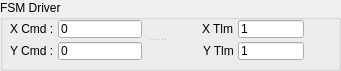
  <widget class="QGroupBox" name="groupBox_FSM">
   <property name="geometry">
    <rect>
     <x>20</x>
     <y>250</y>
     <width>341</width>
     <height>71</height>
    </rect>
   </property>
   <property name="title">
    <string>FSM Driver</string>
   </property>
   <widget class="QSplitter" name="splitter">
    <property name="geometry">
     <rect>
      <x>10</x>
      <y>20</y>
      <width>294</width>
      <height>40</height>
     </rect>
    </property>
    <property name="orientation">
     <enum>Qt::Vertical</enum>
    </property>
    <widget class="QWidget" name="widget_FSM_X" native="true">
     <layout class="QHBoxLayout" name="horizontalLayout_19">
      <property name="spacing">
       <number>4</number>
      </property>
      <property name="leftMargin">
       <number>0</number>
      </property>
      <property name="topMargin">
       <number>0</number>
      </property>
      <property name="rightMargin">
       <number>0</number>
      </property>
      <property name="bottomMargin">
       <number>0</number>
      </property>
      <item>
       <widget class="QLabel" name="label_28">
        <property name="text">
         <string>X Cmd :</string>
        </property>
       </widget>
      </item>
      <item>
       <widget class="QLineEdit" name="rdAddrEd_14">
        <property name="maximumSize">
         <size>
          <width>84</width>
          <height>16777215</height>
         </size>
        </property>
        <property name="text">
         <string>0</string>
        </property>
       </widget>
      </item>
      <item>
       <spacer name="horizontalSpacer_23">
        <property name="orientation">
         <enum>Qt::Horizontal</enum>
        </property>
        <property name="sizeHint" stdset="0">
         <size>
          <width>22</width>
          <height>20</height>
         </size>
        </property>
       </spacer>
      </item>
      <item>
       <widget class="QLabel" name="label_29">
        <property name="text">
         <string>X Tlm</string>
        </property>
       </widget>
      </item>
      <item>
       <widget class="QLineEdit" name="rdLenEd_9">
        <property name="maximumSize">
         <size>
          <width>66</width>
          <height>16777215</height>
         </size>
        </property>
        <property name="text">
         <string>1</string>
        </property>
       </widget>
      </item>
     </layout>
    </widget>
    <widget class="QWidget" name="widget_FSM_Y" native="true">
     <layout class="QHBoxLayout" name="horizontalLayout_21">
      <property name="spacing">
       <number>4</number>
      </property>
      <property name="leftMargin">
       <number>0</number>
      </property>
      <property name="topMargin">
       <number>0</number>
      </property>
      <property name="rightMargin">
       <number>0</number>
      </property>
      <property name="bottomMargin">
       <number>0</number>
      </property>
      <item>
       <widget class="QLabel" name="label_32">
        <property name="text">
         <string>Y Cmd :</string>
        </property>
       </widget>
      </item>
      <item>
       <widget class="QLineEdit" name="rdAddrEd_16">
        <property name="maximumSize">
         <size>
          <width>84</width>
          <height>16777215</height>
         </size>
        </property>
        <property name="text">
         <string>0</string>
        </property>
       </widget>
      </item>
      <item>
       <spacer name="horizontalSpacer_24">
        <property name="orientation">
         <enum>Qt::Horizontal</enum>
        </property>
        <property name="sizeHint" stdset="0">
         <size>
          <width>22</width>
          <height>20</height>
         </size>
        </property>
       </spacer>
      </item>
      <item>
       <widget class="QLabel" name="label_33">
        <property name="text">
         <string>Y Tlm</string>
        </property>
       </widget>
      </item>
      <item>
       <widget class="QLineEdit" name="rdLenEd_11">
        <property name="maximumSize">
         <size>
          <width>66</width>
          <height>16777215</height>
         </size>
        </property>
        <property name="text">
         <string>1</string>
        </property>
       </widget>
      </item>
     </layout>
    </widget>
   </widget>
  </widget>
